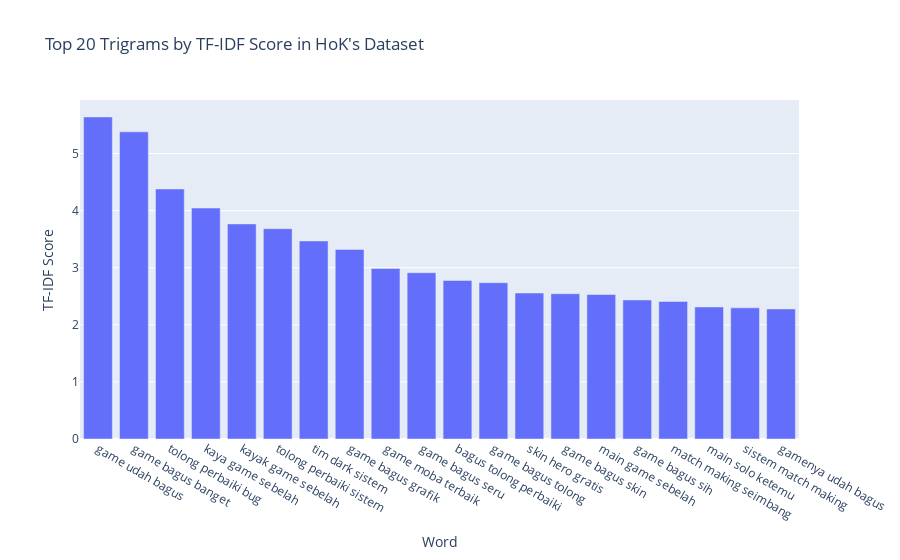

The cell this chart's notebook holds for it:
### Markdown cell above
### Honor of Kings

### Code cell
ngram_analyze(hok, text_column="comment_prep", dataset_name="HoK", n_gram=3)

### Figure 1 — Plotly figure (JSON) as saved in the notebook; plotly's stock layout.template omitted (floating-point values rounded to 4 significant figures)
{"data": [{"alignmentgroup": "True", "hovertemplate": "Word=%{x}<br>TF-IDF Score=%{y}<extra></extra>", "legendgroup": "", "marker": {"color": "#636efa", "pattern": {"shape": ""}}, "name": "", "offsetgroup": "", "orientation": "v", "showlegend": false, "textposition": "auto", "type": "bar", "x": ["game udah bagus", "game bagus banget", "tolong perbaiki bug", "kaya game sebelah", "kayak game sebelah", "tolong perbaiki sistem", "tim dark sistem", "game bagus grafik", "game moba terbaik", "game bagus seru", "bagus tolong perbaiki", "game bagus tolong", "skin hero gratis", "game bagus skin", "main game sebelah", "game bagus sih", "match making seimbang", "main solo ketemu", "sistem match making", "gamenya udah bagus"], "xaxis": "x", "y": [5.641, 5.38, 4.38, 4.046, 3.767, 3.684, 3.469, 3.321, 2.988, 2.913, 2.777, 2.737, 2.557, 2.545, 2.531, 2.435, 2.409, 2.313, 2.297, 2.278], "yaxis": "y"}], "layout": {"barmode": "relative", "legend": {"tracegroupgap": 0}, "title": {"text": "Top 20 Trigrams by TF-IDF Score in HoK's Dataset"}, "xaxis": {"anchor": "y", "domain": [0, 1], "title": {"text": "Word"}}, "yaxis": {"anchor": "x", "domain": [0, 1], "title": {"text": "TF-IDF Score"}}}}
